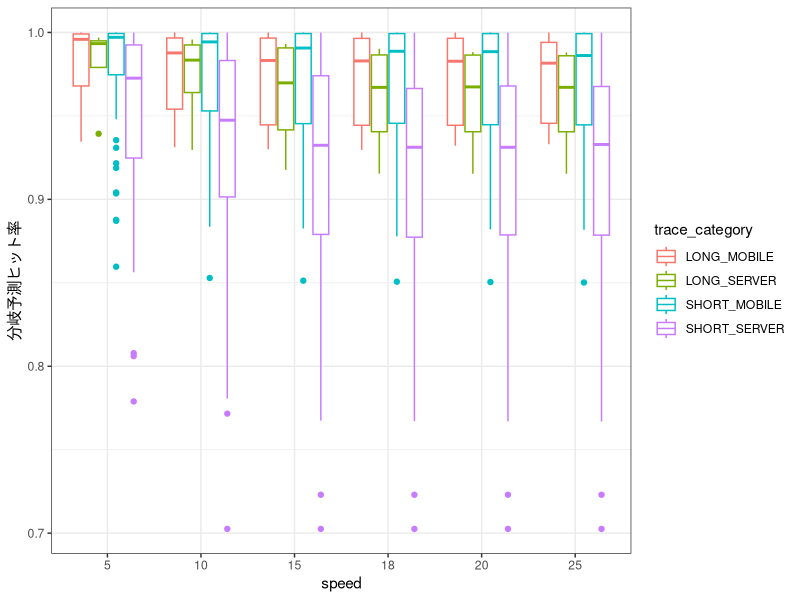
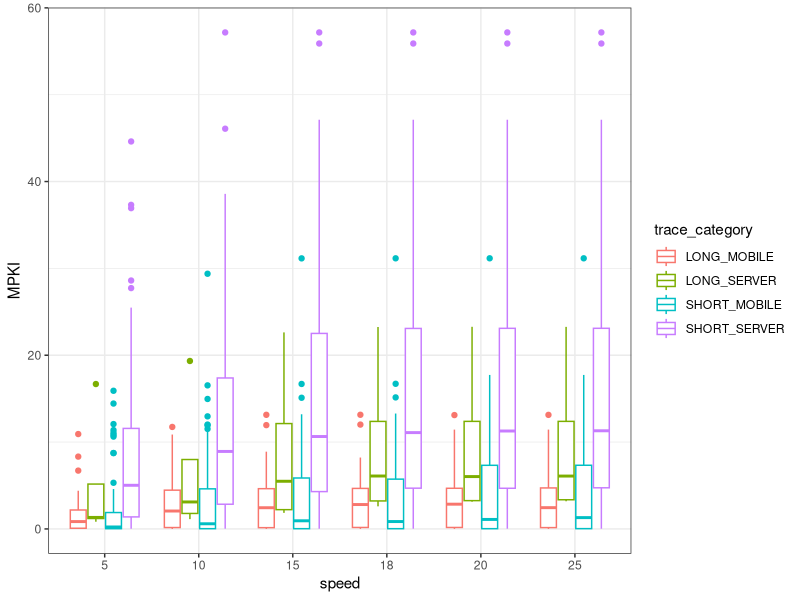
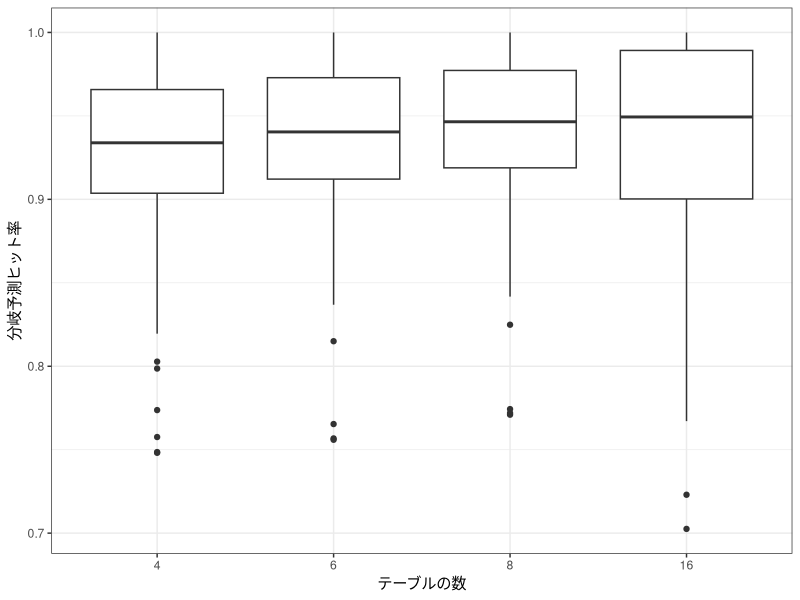
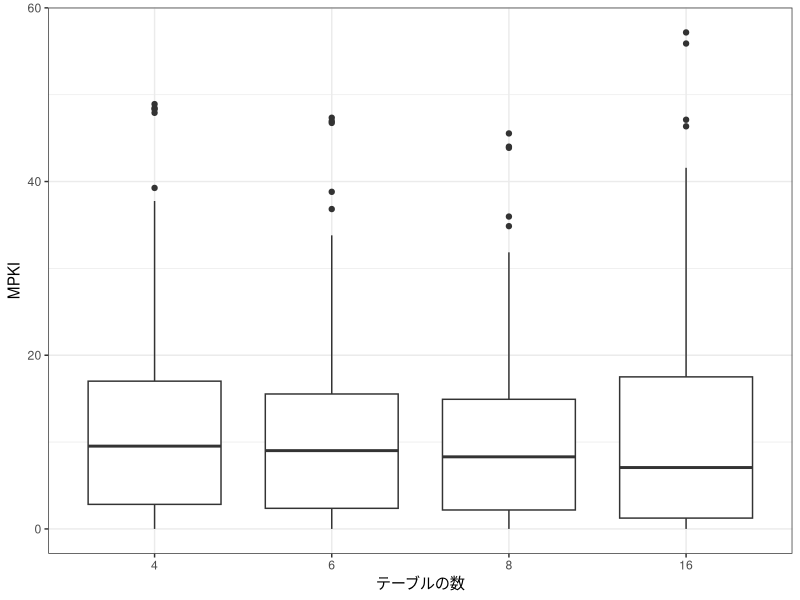
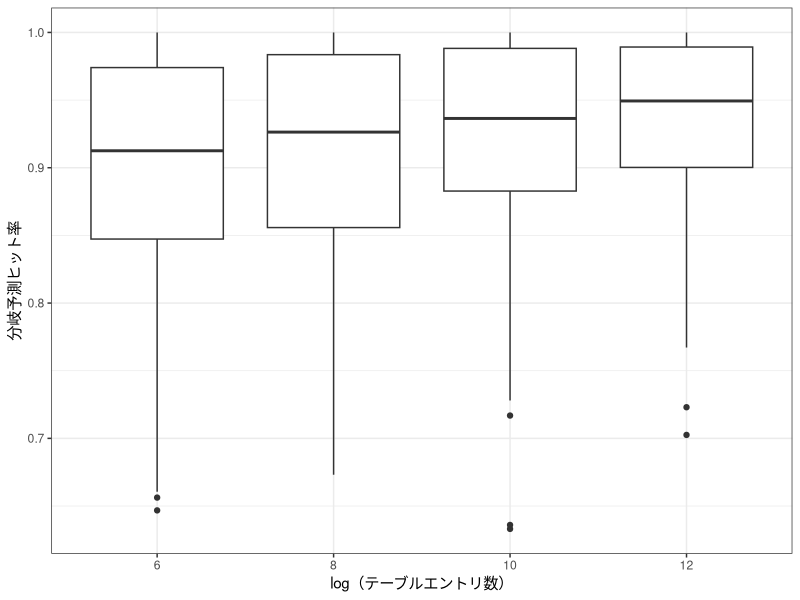
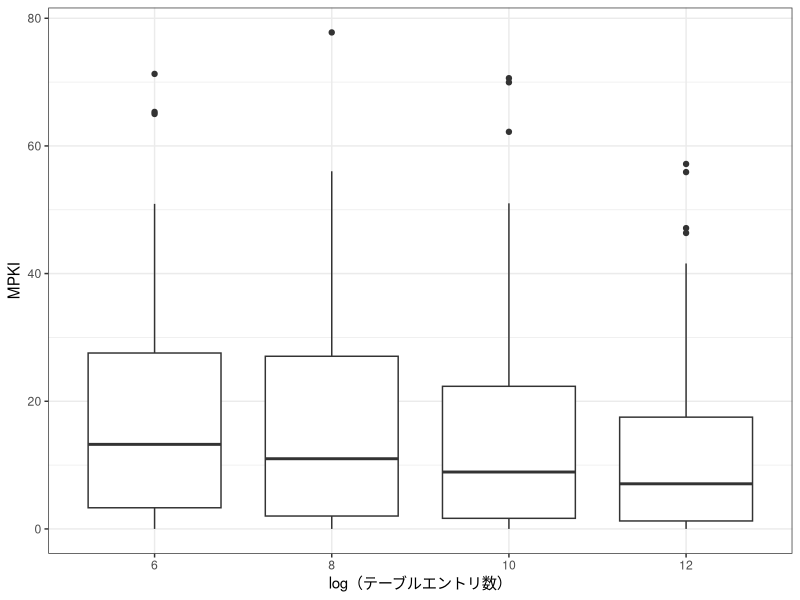
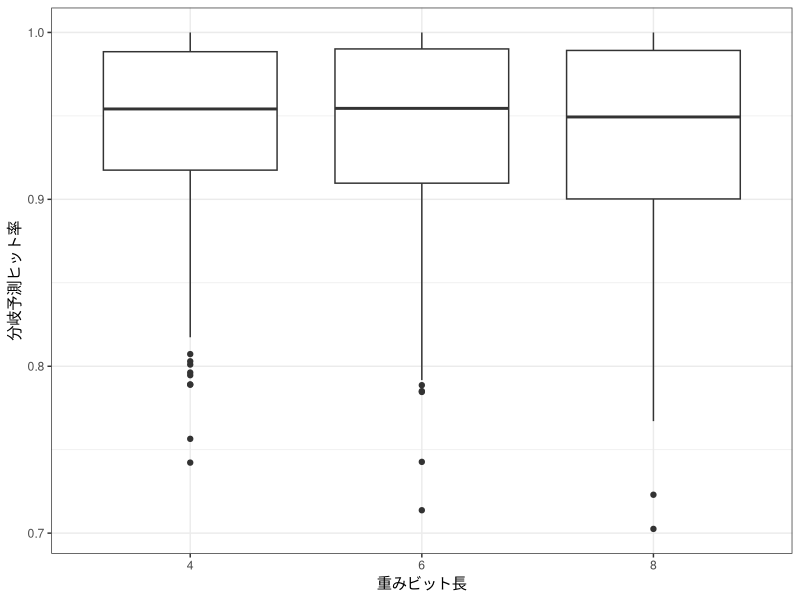
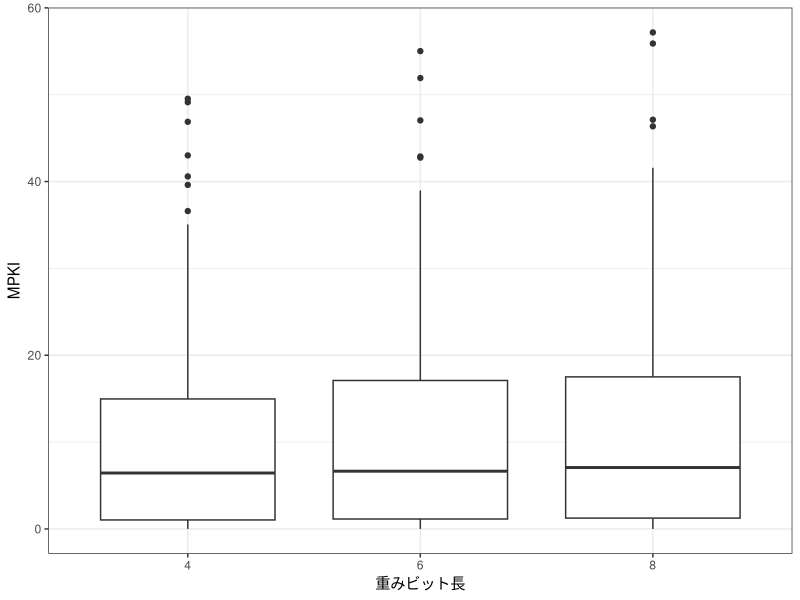

Source code (R) for these figures, in order:
## ---- chunk 1
library(tidyverse)
library(magrittr)
## ---- chunk 2
data <- read_tsv("./hashedperceptron.tsv")
## ---- chunk 3
p <- data %>%
  filter(tableCount == 16 & logTableSize == 12 & weightBit == 8) %>%
  ggplot(
    mapping = aes(
      x = speed %>% as_factor,
      y = 1 - NUM_MISPREDICTIONS / NUM_BR,
      color = trace_category,
      shape = trace_category,
    )
  ) +
  theme_bw() +
  geom_boxplot() +
  # geom_jitter(height = 0) +
  labs(x = "speed", y = "分岐予測ヒット率")
plot(p)
# ggplotly(p)
## ---- chunk 4
p <- data %>%
  filter(tableCount == 16 & logTableSize == 12 & weightBit == 8) %>%
  ggplot(
    mapping = aes(
      x = speed %>% as_factor,
      y = MISPRED_PER_1K_INST,
      color = trace_category,
      shape = trace_category,
    )
  ) +
  theme_bw() +
  geom_boxplot() +
  # geom_jitter(height = 0) +
  labs(x = "speed", y = "MPKI")
plot(p)
# ggplotly(p)
## ---- chunk 5
p <- data %>%
  filter(speed == 18 & logTableSize == 12 & weightBit == 8) %>%
  ggplot(
    mapping = aes(
      x = tableCount %>% as_factor,
      y = 1 - NUM_MISPREDICTIONS / NUM_BR,
      # color = trace_category,
      # shape = trace_category,
    )
  ) +
  theme_bw() +
  geom_boxplot() +
  # geom_jitter(height = 0) +
  labs(x = "テーブルの数", y = "分岐予測ヒット率")
plot(p)
# ggplotly(p)
p <- data %>%
  filter(speed == 18 & logTableSize == 12 & weightBit == 8) %>%
  ggplot(
    mapping = aes(
      x = tableCount %>% as_factor,
      y = MISPRED_PER_1K_INST,
      # color = trace_category,
      # shape = trace_category,
    )
  ) +
  theme_bw() +
  geom_boxplot() +
  # geom_jitter(height = 0) +
  labs(x = "テーブルの数", y = "MPKI")
plot(p)
# ggplotly(p)
## ---- chunk 6
p <- data %>%
  filter(speed == 18 & tableCount == 16 & weightBit == 8) %>%
  ggplot(
    mapping = aes(
      x = logTableSize %>% as_factor,
      y = 1 - NUM_MISPREDICTIONS / NUM_BR,
      # color = trace_category,
      # shape = trace_category,
    )
  ) +
  theme_bw() +
  geom_boxplot() +
  # geom_jitter(height = 0) +
  labs(x = "log（テーブルエントリ数）", y = "分岐予測ヒット率")
plot(p)
# ggplotly(p)

p <- data %>%
  filter(speed == 18 & tableCount == 16 & weightBit == 8) %>%
  ggplot(
    mapping = aes(
      x = logTableSize %>% as_factor,
      y = MISPRED_PER_1K_INST,
      # color = trace_category,
      # shape = trace_category,
    )
  ) +
  theme_bw() +
  geom_boxplot() +
  # geom_jitter(height = 0) +
  labs(x = "log（テーブルエントリ数）", y = "MPKI")
plot(p)
# ggplotly(p)
## ---- chunk 7
p <- data %>%
  filter(speed == 18 & tableCount == 16 & logTableSize == 12) %>%
  ggplot(
    mapping = aes(
      x = weightBit %>% as_factor,
      y = 1 - NUM_MISPREDICTIONS / NUM_BR,
      # color = trace_category,
      # shape = trace_category,
    )
  ) +
  theme_bw() +
  geom_boxplot() +
  # geom_jitter(height = 0) +
  labs(x = "重みビット長", y = "分岐予測ヒット率")
plot(p)
# ggplotly(p)

p <- data %>%
  filter(speed == 18 & tableCount == 16 & logTableSize == 12) %>%
  ggplot(
    mapping = aes(
      x = weightBit %>% as_factor,
      y = MISPRED_PER_1K_INST,
      # color = trace_category,
      # shape = trace_category,
    )
  ) +
  theme_bw() +
  geom_boxplot() +
  # geom_jitter(height = 0) +
  labs(x = "重みビット長", y = "MPKI")
plot(p)
# ggplotly(p)
## ---- chunk 8
p <- data %>%
  filter(speed == 18) %>%
  group_by(speed, weightBit, tableCount, logTableSize) %>%
  summarise(bpred_hit = 1 - mean(NUM_MISPREDICTIONS/NUM_BR)) %>%
  mutate(ram_capacity = weightBit * tableCount * 2**logTableSize) %>%
  ggplot(
    mapping = aes(
      x = log2(ram_capacity),
      y = bpred_hit,
      color = interaction(tableCount, logTableSize),
      shape = weightBit %>% as_factor(),
      # shape = trace_category,
    )
  ) +
  theme_bw() +
  geom_point() +
  geom_line() +
  # geom_jitter(height = 0) +
  labs(x = "log2（RAM容量）", y = "分岐予測ヒット率")
plot(p)
# ggplotly(p)

p <- data %>%
  filter(speed == 18) %>%
  group_by(speed, weightBit, tableCount, logTableSize) %>%
  summarise(mpki = mean(MISPRED_PER_1K_INST)) %>%
  mutate(ram_capacity = weightBit * tableCount * 2**logTableSize) %>%
  ggplot(
    mapping = aes(
      x = log2(ram_capacity),
      y = mpki,
      color = interaction(tableCount, logTableSize),
      shape = weightBit %>% as_factor(),
      # shape = trace_category,
    )
  ) +
  theme_bw() +
  geom_point() +
  geom_line() +
  # geom_jitter(height = 0) +
  labs(x = "log2（RAM容量）", y = "MPKI")
plot(p)
# ggplotly(p)
